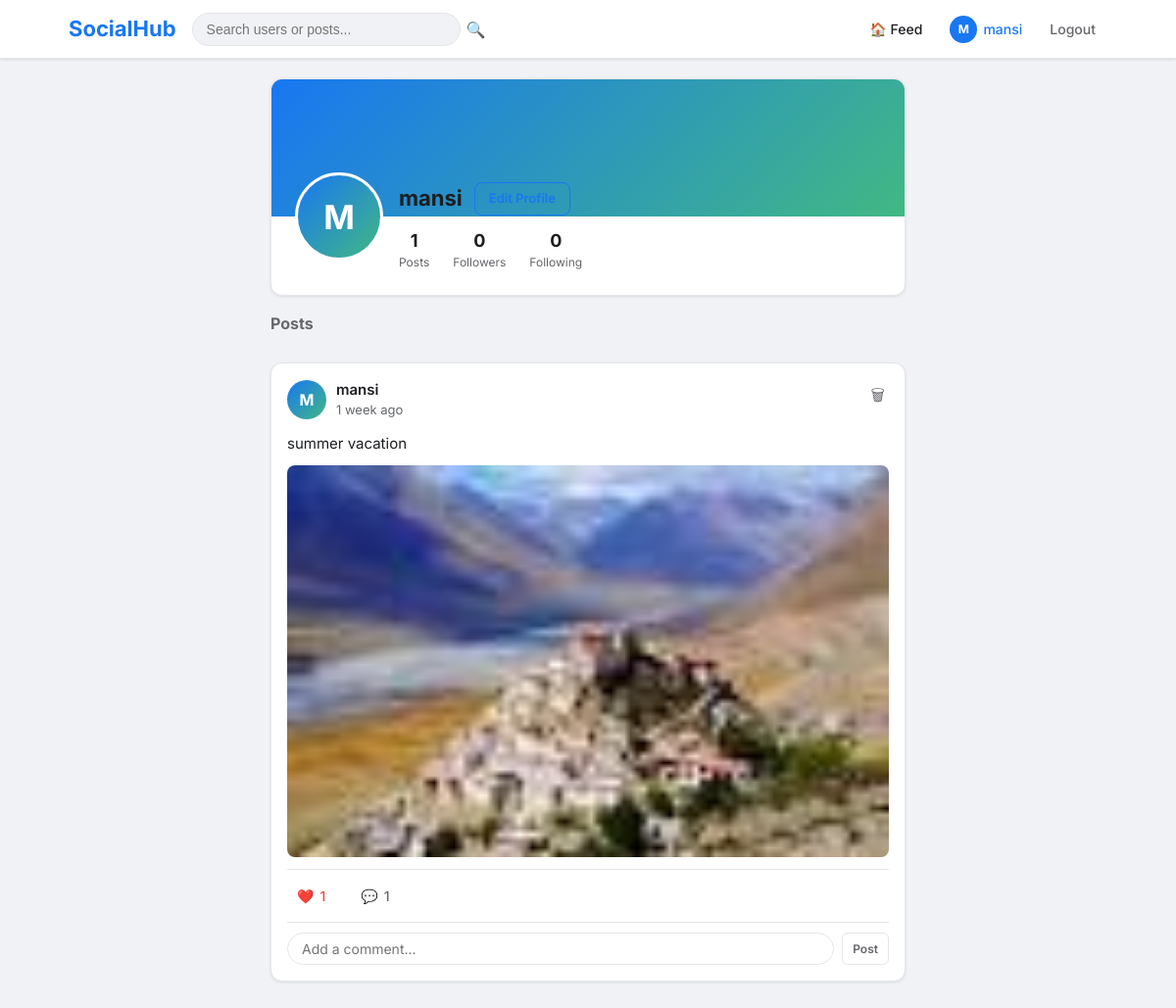
/profile/mansi/ (signed in), run on the app's committed database.
### social/models.py (models this page shows, shortened)
class Post(models.Model):
    author = models.ForeignKey(User, on_delete=models.CASCADE, related_name='posts')
    content = models.TextField(max_length=1000)
    image = models.ImageField(upload_to='posts/', blank=True, null=True)
    created_at = models.DateTimeField(auto_now_add=True)
    updated_at = models.DateTimeField(auto_now=True)
    class Meta:
        ordering = ['-created_at']
    def get_likes_count(self):
        return Like.objects.filter(post=self).count()
    def get_comments_count(self):
        return Comment.objects.filter(post=self).count()
    def is_liked_by(self, user):
        return Like.objects.filter(post=self, user=user).exists()

### social/views.py (the view)
# urls.py: path('profile/<str:username>/', views.profile_view, name='profile'),
@login_required
def profile_view(request, username):
    profile_user = get_object_or_404(User, username=username)
    posts = Post.objects.filter(author=profile_user).select_related('author', 'author__profile')
    is_following = Follow.objects.filter(follower=request.user, following=profile_user).exists()
    for post in posts:
        post.liked_by_user = post.is_liked_by(request.user)
    return render(request, 'social/profile.html', {
        'profile_user': profile_user,
        'posts': posts,
        'is_following': is_following,
        'followers_count': profile_user.profile.get_followers_count(),
        'following_count': profile_user.profile.get_following_count(),
        'posts_count': profile_user.profile.get_posts_count(),
    })

### social/models.py (called while the page is built)
    def get_followers_count(self):
        return Follow.objects.filter(following=self.user).count()

    def get_following_count(self):
        return Follow.objects.filter(follower=self.user).count()

    def get_posts_count(self):
        return Post.objects.filter(author=self.user).count()

### social/templates/social/profile.html (shortened to what this page needs)
{% extends 'social/base.html' %}
{% load static %}
{% block content %}
<div class="profile-layout">
  <div class="card profile-header-card">
    <div class="profile-cover"></div>
    <div class="profile-info">
      <div class="profile-avatar-wrap">
        {% if profile_user.profile.avatar %}
          <img src="{{ profile_user.profile.avatar.url }}" class="avatar avatar-xl" alt="">
        {% else %}
          <div class="avatar avatar-xl avatar-placeholder">{{ profile_user.username|first|upper }}</div>
        {% endif %}
      </div>
      <div class="profile-details">
        <div class="profile-name-row">
          <h2>{{ profile_user.username }}</h2>
          {% if profile_user != user %}
            <button class="btn btn-primary btn-sm follow-btn"
                    data-username="{{ profile_user.username }}"
                    data-following="{{ is_following|yesno:'true,false' }}"
                    id="followBtn">
              {% if is_following %}Following{% else %}Follow{% endif %}
            </button>
          {% else %}
            <a href="{% url 'edit_profile' user.username %}" class="btn btn-outline btn-sm">Edit Profile</a>
          {% endif %}
        </div>
        <div class="profile-stats">
          <div class="stat-item">
            <span class="stat-num">{{ posts_count }}</span>
            <span class="stat-label">Posts</span>
          </div>
          <a href="{% url 'followers' profile_user.username %}" class="stat-item">
            <span class="stat-num" id="followerCount">{{ followers_count }}</span>
            <span class="stat-label">Followers</span>
          </a>
          <a href="{% url 'following' profile_user.username %}" class="stat-item">
            <span class="stat-num">{{ following_count }}</span>
            <span class="stat-label">Following</span>
          </a>
        </div>
      </div>
    </div>
  </div>
  <div class="profile-posts">
    <h3 class="section-title">Posts</h3>
    {% for post in posts %}
      {% include 'social/partials/post_card.html' %}
    {% empty %}
      <div class="empty-state card">
        <div class="empty-icon">📝</div>
        <p>No posts yet.</p>
      </div>
    {% endfor %}
  </div>
</div>
{% endblock %}

### social/templates/social/base.html (shortened to what this page needs)
<!DOCTYPE html>
<html lang="en">
<head>
  {% load static %}
  <link rel="stylesheet" href="{% static 'social/css/main.css' %}">
</head>
<body>
{% if user.is_authenticated %}
<nav class="navbar">
  <div class="nav-inner">
    <a href="{% url 'feed' %}" class="nav-logo">SocialHub</a>
    <form method="GET" action="{% url 'search' %}" class="nav-search">
      <input type="text" name="q" placeholder="Search users or posts..." value="{{ request.GET.q|default:'' }}">
      <button type="submit">🔍</button>
    </form>
    <div class="nav-links">
      <a href="{% url 'feed' %}" class="nav-link {% if request.resolver_match.url_name == 'feed' %}active{% endif %}">🏠 Feed</a>
      <a href="{% url 'profile' user.username %}" class="nav-link {% if request.resolver_match.url_name == 'profile' %}active{% endif %}">
        {% if user.profile.avatar %}
          <img src="{{ user.profile.avatar.url }}" class="nav-avatar" alt="">
        {% else %}
          <span class="nav-avatar-placeholder">{{ user.username|first|upper }}</span>
        {% endif %}
        {{ user.username }}
      </a>
      <a href="{% url 'logout' %}" class="nav-link nav-logout">Logout</a>
    </div>
  </div>
</nav>
{% endif %}
<main class="main-content {% if not user.is_authenticated %}auth-page{% endif %}">
  {% block content %}{% endblock %}
</main>
</body>
</html>

### social/templates/social/partials/post_card.html (shortened to what this page needs)
{% load static %}
<div class="card post-card" id="post-{{ post.id }}">
  <div class="post-header">
    <a href="{% url 'profile' post.author.username %}" class="post-author">
      {% if post.author.profile.avatar %}
        <img src="{{ post.author.profile.avatar.url }}" class="avatar avatar-md" alt="">
      {% else %}
        <div class="avatar avatar-md avatar-placeholder">{{ post.author.username|first|upper }}</div>
      {% endif %}
      <div>
        <span class="username-link">{{ post.author.username }}</span>
        <span class="post-time text-muted text-sm">{{ post.created_at|timesince }} ago</span>
      </div>
    </a>
    {% if post.author == user %}
      <a href="{% url 'delete_post' post.id %}" class="btn-icon delete-post-btn" title="Delete post" onclick="return confirm('Delete this post?')">🗑</a>
    {% endif %}
  </div>
  <div class="post-content">
    <p>{{ post.content }}</p>
    {% if post.image %}
      <img src="{{ post.image.url }}" class="post-image" alt="Post image">
    {% endif %}
  </div>
  <div class="post-footer">
    <button class="btn-reaction like-btn {% if post.liked_by_user %}liked{% endif %}"
            data-post-id="{{ post.id }}" data-liked="{{ post.liked_by_user|yesno:'true,false' }}">
      <span class="like-icon">{% if post.liked_by_user %}❤️{% else %}🤍{% endif %}</span>
      <span class="like-count">{{ post.get_likes_count }}</span>
    </button>
    <a href="{% url 'post_detail' post.id %}" class="btn-reaction">
      💬 <span>{{ post.get_comments_count }}</span>
    </a>
  </div>
  <div class="quick-comment">
    <form class="comment-quick-form" data-post-id="{{ post.id }}">
      <input type="text" class="comment-input" name="content" placeholder="Add a comment...">
      <button type="submit" class="btn btn-ghost btn-xs">Post</button>
    </form>
  </div>
</div>

### data on the page
Post: author.username|first "M", author.username "mansi", created_at "1 week", content "summer vacation", image (picture), get_likes_count "1", get_comments_count "1"

### other printed values
{{ user.username|first|upper }} "M"
{{ user.username }} "mansi"
{{ profile_user.username|first|upper }} "M"
{{ profile_user.username }} "mansi"
{{ posts_count }} "1"
{{ followers_count }} "0"
{{ following_count }} "0"
